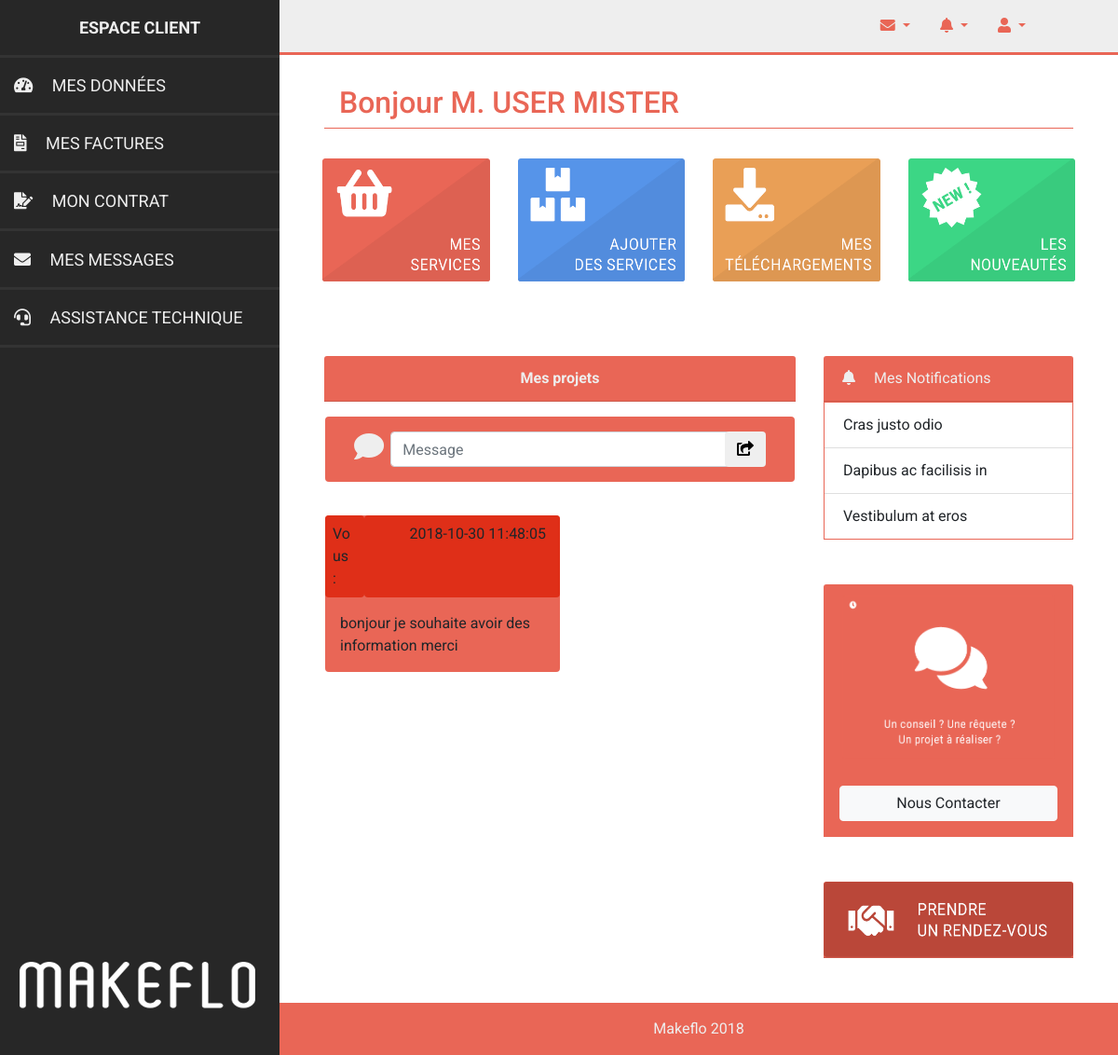
The app's page /index.php?page=Message (signed in) with its own data.
### tables this page shows
CREATE TABLE `User` (
  `id_user` int(11) NOT NULL,
  `nom` varchar(40) NOT NULL,
  `prenom` varchar(40) NOT NULL,
  `tel` varchar(40) NOT NULL,
  `mail` varchar(40) NOT NULL,
  `password` varchar(40) NOT NULL,
  `folder` varchar(40) DEFAULT NULL,
  `type` varchar(40) NOT NULL
);

CREATE TABLE `Messages` (
  `id_message` int(11) NOT NULL,
  `message` varchar(255) NOT NULL,
  `date_message` datetime NOT NULL,
  `nature` varchar(20) NOT NULL,
  `id_user` int(11) NOT NULL
);

### Core/app/Autoload.php (called while the page is built, shortened)
<?php
class Autoload {
    public function loader() {
        spl_autoload_register(function ($class) {
            $class= str_replace("\\", "/" , $class);
            $filename = "./Core/app/".$class.".php";
        });
    }
}

### Core/app/services/Seed.php (called while the page is built, shortened)
<?php
class Seed {
    private $_table;
    private $_pdo;
    public function __construct (string $table) {
        $dsn = new db\Database();
        $this->_pdo = $dsn->connect();
        $this->_table = $table;
    }
    public function search_in_table (string $id, array $data = null) {
        $value = '';
        if ($data){
            foreach($data as $key => $val){
                if (count($data)> 1){
                    $value .= "$key = '$val' AND ";
                }else {
                    $value .= "$key = '$val'";
                }
            }
            $words = explode( " ", $value );
            $cnt = count($words);
            $value =  implode( " ", $words );
        }
            if($data == null){
                $sql = "SELECT ".$id." FROM ".$this->_table;
            }else {
                $sql = "SELECT ".$id." FROM ".$this->_table." WHERE ".$value;
            }
            $res =  $this->_pdo->query($sql);
            $result = $res->fetchAll();
            if($result){
                return $result;
            }
    }
}

### Core/app/db/Database.php (called while the page is built, shortened)
<?php
class Database {
private $_host = "localhost";
private $_user = "root";
private $_password = "root";
private $_bdd = "makeflo";
    public function connect (){
        try {
            $this->_pdo = new \PDO("mysql:dbname=".$this->_bdd.";host=".$this->_host, $this->_user, $this->_password, array(PDO::MYSQL_ATTR_INIT_COMMAND => "SET NAMES utf8"));
            return $this->_pdo;
        }
        catch (Exception $e) {die("impossible de se connecter a la base de données ");
        }
    }
}

### Core/models/Nav.model.php (called while the page is built, shortened)
<?php
$login = new services\Seed('User');
$array = array("id_user" => $_SESSION['login']['id']);
$res_admin = $login->search_in_table('*', $array);

### Core/app/controlers/Controler.php (called while the page is built, shortened)
<?php
class Controler {
    public function __construct($req) {
        require_once "./Core/models/".$req.".model.php";
        require_once "./Core/views/".$req.".view.php";
    }
}

### Core/app/console/RootUser.php (called while the page is built, shortened)
<?php
$request = $_GET["page"];
switch ($request){
    case "Message";
    $desktop = new controlers\Controler('Message');
    break;
}

### Core/app/services/Tools.php (called while the page is built, shortened)
<?php
class Tools {
    static function search_with (string $id, $table, string $prifix = null) {
        $dsn = new db\Database();
        $pdo = $dsn->connect();
        $sql = "SELECT ".$id." FROM ".$table." ".$prifix;
        $res =  $pdo->query($sql)or var_dump($pdo->errorInfo());
        $result = $res->fetchAll();
        if($result){
            return $result;
        }
    }
}

### Core/models/Message.model.php (called while the page is built, shortened)
<?php
$res_message = services\Tools::search_with ("*", "Messages", "WHERE id_user='".$_SESSION['login']['id']."'  ORDER BY id_message DESC");

### Core/default/HeadNav.view.php (the view)
<div class="row row-head-nav ">
    <div class="col-12 d-flex flex-wrap pl-5 pr-5 pt-3 pb-3">
            <div class="title  pt-3 pl-3 pr-3 pb-0 col-12">
                <h2>Bonjour M. <?= strtoupper ($res_admin[0]['nom'])." ".strtoupper ($res_admin[0]['prenom']) ?></h2>
            </div>
    </div>
</div>
<div class="row row-head-nav p-3 pt-3">
    <div class="col-12 d-flex flex-wrap">
        <a href="" class="card col-12 col-sm-6 col-lg-3 mb-3">
            <div class="test">
                <img class="card-img-top" src="./ressources/img/bloc_rouge.png" alt="Card image cap">
            </div>
        </a>
        <a href="" class="card col-12 col-sm-6 col-lg-3 mb-3">
            <div class="test">
                <img class="card-img-top" src="./ressources/img/bloc_bleu.png" alt="Card image cap">
            </div>
        <a href="?page=MyProject" class="card col-12 col-sm-6 col-lg-3 mb-3">
            <div class="test">
                <img class="card-img-top" src="./ressources/img/bloc_orange.png" alt="Card image cap">
            </div>
        </a>
        <a href="" class="card col-12 col-sm-6 col-lg-3 mb-3">
            <div class="test">
                <img class="card-img-top" src="./ressources/img/bloc_vert.png" alt="Card image cap">
            </div>
        </a>
    </div>
</div>

### Core/views/Message.view.php (shortened to what this page needs)
<div class="row row-body p-lg-5 p-3">
    <div class="col-12 col-lg-8 col-body pl-lg-0">
    <div class="card col-12 pl-lg-0 pb-5" >
        <div class="card-header text-center">
            <b>Mes projets</b>
        </div>
        <div class="card-body p-3">
            <form method="post" action="">
                <div class="row d-flex row-project mb-1 p-3 pr-0 rounded">
                    <div class="col-1 pt-0"><i class="fas fa-comment fa-2x"></i></div>
                    <div class="col-10">
                        <div class="form-group m-0">
                            <input type="text" class="form-control" id="message" name="message" aria-describedby="message" placeholder="Message">
                        </div>
                    </div>
                    <div class="col-1 d-flex justify-content-end"><button class="btn" type="submit" style="height: 38px;"><i class="fas fa-share-square "></i></button></a></div>
                </div>
            </form>
        </div>
        <div class="card-body p-3">
            <?php
            if($res_message):
                foreach($res_message as $val):
                    if($val['nature'] === 'send'){
            ?>
                        <div class="row d-flex justify-content-start row-message  ">
                            <div class="col-6 p-0 col-message mb-4 rounded ">
                                    <div class="row m-0">
                                        <div class="col-2 ml-0 pl-0 title pl-2 pt-2 pb-2 rounded">Vous :</div>
                                        <div class="col-10 ml-0 pl-0 title pl-2 pt-2 pb-2 rounded d-flex justify-content-end"><?= $val['date_message'] ?></div>
                                    </div>
                                <p class="ml-3 pt-3"><?= $val['message'] ?></p>
                            </div>
                        </div>
                    <?php
                    }else if($val['nature'] === 'response'){
                    ?>
                        <div class="row d-flex justify-content-end row-message">
                            <div class="col-6 p-0 col-reponse mb-4 rounded ">
                                <div class="row m-0">
                                    <div class="col-3 ml-0 pl-0 title pl-2 pt-2 pb-2 rounded">Makeflo :</div>
                                    <div class="col-9 ml-0 pl-0 title pl-2 pt-2 pb-2 rounded d-flex justify-content-end"><?= $val['date_message'] ?></div>
                                </div>
                                <p class="ml-3 pt-3"><?= $val['message'] ?></p>
                            </div>
                        </div>
            <?php
                    }
                endforeach;
            endif;
            ?>
        </div>
    </div>
</div>

### records on screen
user: nom "USER", prenom "MISTER"
messages: date_message "2018-10-30 11:48:05", message "bonjour je souhaite avoir des information merci"
